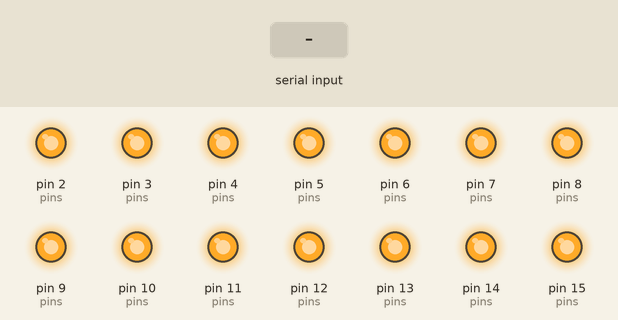
A sketch run on a simulated Arduino Uno, built with avr-gcc and run on an emulated ATmega328P. Shown: output pins drawn as LEDs (lit = HIGH). The test bench sets the inputs (shaded band). What the sketch prints to the serial monitor is not drawn.

Above: at 1.2 s.
1.3 s: "1" received over Serial
At 2.4 s:
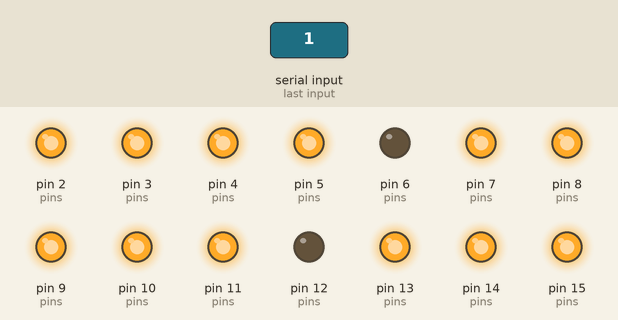
2.8 s: "2" received over Serial
At 3.9 s:
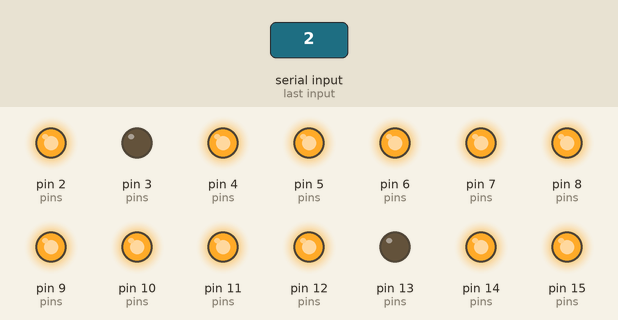
5.8 s: "3" received over Serial
At 7.4 s:
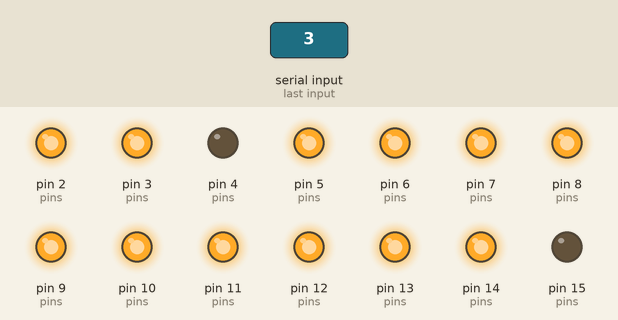
8.8 s: "4" received over Serial
At 9.7 s:
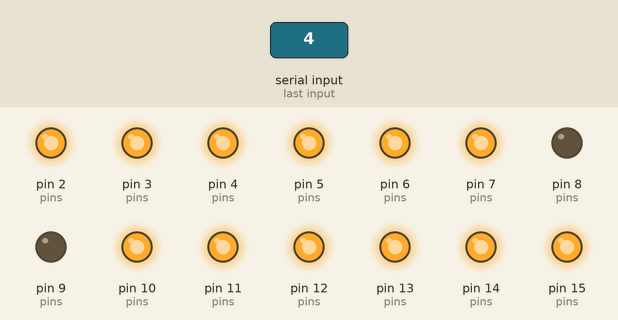
11.8 s: "1" received over Serial
At 12.05 s:
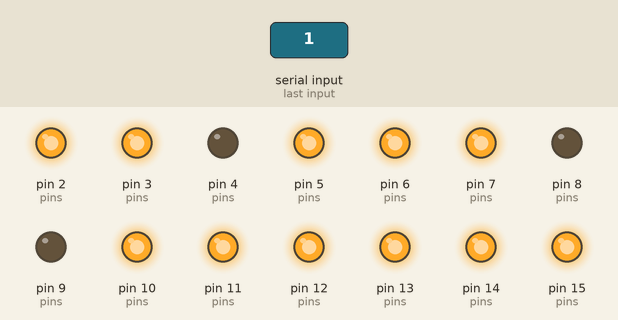
14.8 s: "3" received over Serial
At 15.05 s:
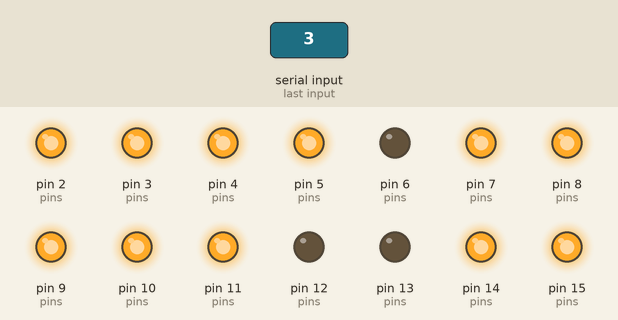
Timing chart, 0 to 17.8 s (numbered marks = the images above; inputs shaded):
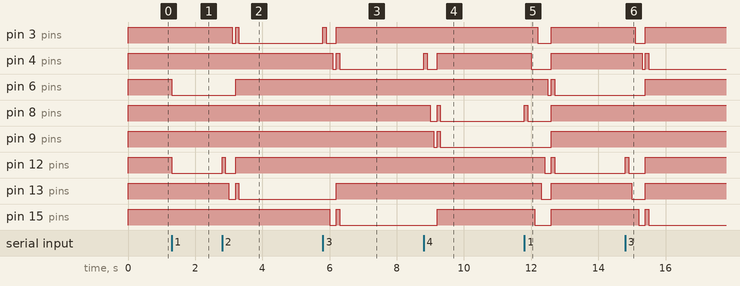

Measured:
- after the input at 1.3 s, pin 6 (pins), pin 12 (pins): HIGH → LOW at once
- after the input at 2.8 s, pin 3 (pins): HIGH → LOW after 0.30 s, → HIGH 0.10 s later, → LOW 0.10 s later; pin 6 (pins): LOW → HIGH after 0.40 s; pin 12 (pins): LOW → HIGH at once, → LOW 0.10 s later, → HIGH 0.30 s later; pin 13 (pins): HIGH → LOW after 0.20 s, → HIGH 0.20 s later, → LOW 0.10 s later
- after the input at 5.8 s, pin 3 (pins): LOW → HIGH at once, → LOW 0.10 s later, → HIGH 0.30 s later; pin 4 (pins): HIGH → LOW after 0.30 s, → HIGH 0.10 s later, → LOW 0.10 s later; pin 13 (pins): LOW → HIGH after 0.40 s; pin 15 (pins): HIGH → LOW after 0.20 s, → HIGH 0.20 s later, → LOW 0.10 s later
- after the input at 8.8 s, pin 4 (pins): LOW → HIGH at once, → LOW 0.10 s later, → HIGH 0.30 s later; pin 8 (pins): HIGH → LOW after 0.20 s, → HIGH 0.20 s later, → LOW 0.10 s later; pin 9 (pins): HIGH → LOW after 0.30 s, → HIGH 0.10 s later, → LOW 0.10 s later; pin 15 (pins): LOW → HIGH after 0.40 s
- after the input at 11.8 s, pin 3 (pins): HIGH → LOW after 0.40 s, → HIGH 0.40 s later; pin 4 (pins): HIGH → LOW after 0.20 s, → HIGH 0.60 s later; pin 6 (pins): HIGH → LOW after 0.70 s, → HIGH 0.10 s later, → LOW 0.10 s later; pin 8 (pins): LOW → HIGH at once, → LOW 0.10 s later, → HIGH 0.70 s later; pin 9 (pins): LOW → HIGH after 0.80 s
- after the input at 14.8 s, pin 3 (pins): HIGH → LOW after 0.30 s, → HIGH 0.30 s later; pin 4 (pins): HIGH → LOW after 0.50 s, → HIGH 0.10 s later, → LOW 0.10 s later; pin 6 (pins): LOW → HIGH after 0.60 s; pin 12 (pins): LOW → HIGH at once, → LOW 0.10 s later, → HIGH 0.50 s later; pin 13 (pins): HIGH → LOW after 0.20 s, → HIGH 0.40 s later

The sketch:

DotMatrix_3.ino
```cpp
#include <SoftwareSerial.h>
//SoftwareSerial se2(0, 1);
#define d 100
int pins[17] = { -1, 10, 11, 12, 13, 14, 15, 16, 17, 2, 3, 4, 5, 6, 7, 8, 9};
int cols[8] = {pins[13], pins[3], pins[4], pins[10], pins[6], pins[11], pins[15], pins[16]};
int rows[8] = {pins[9], pins[14], pins[8], pins[12], pins[1], pins[7], pins[2], pins[5]};
int pre = 0;
char data;
void setup()
{
  // 1~16번 까지의 핀을 출력으로 설정
  for (int i = 1; i <= 16; i++) {
    pinMode(pins[i], OUTPUT);
  }
  for (int i = 0; i < 8; i++) {
    digitalWrite(cols[i], HIGH );
    digitalWrite(rows[i], HIGH);
  }
  Serial.begin(9600);
}

void loop()
{
  if (Serial.available()) {
    data = Serial.read();
    Serial.print(data);
    switch (data)
    {
      case '1' : {
          clear();
          if (pre > 1) {
            for (int i = (pre * 2) - 1; i >= 0; i--) {
              digitalWrite(cols[i], LOW);
              delay(d);
            }
            clear();
            delay(d);
            digitalWrite(cols[0], LOW);
            digitalWrite(cols[1], LOW);
          } else
          {
            digitalWrite(cols[0], LOW);
            digitalWrite(cols[1], LOW);
          }
          pre = 1;
          break;

        }
      case '2' : {
          clear();
          if (pre>2)
          {
            for (int i =(pre*2-1); i > 1; i--) {
              digitalWrite(cols[i], LOW);
              delay(d);
            }
            clear();
            delay(d);
            digitalWrite(cols[2], LOW);
            digitalWrite(cols[3], LOW);
          }else if (pre == 1)
          {
            for (int i = 0; i < 4; i++) {
              digitalWrite(cols[i], LOW);
              delay(d);
            }
            clear();
            delay(d);
            digitalWrite(cols[2], LOW);
            digitalWrite(cols[3], LOW);
          } else if (pre == 2)
          {
            digitalWrite(cols[2], LOW);
            digitalWrite(cols[3], LOW);
          }
          pre = 2;
          break;
        }
      case '3' : {
          clear();
          if (pre == 4)
          {
            for (int i = 7; i > 3; i--) {
              digitalWrite(cols[i], LOW);
              delay(d);
            }
            clear();
            delay(d);
            digitalWrite(cols[4], LOW);
            digitalWrite(cols[5], LOW);
          } else if (pre == 2)
          {
            for (int i = 2; i < 6; i++) {
              digitalWrite(cols[i], LOW);
              delay(d);
            }
            clear();
            delay(d);
            digitalWrite(cols[4], LOW);
            digitalWrite(cols[5], LOW);
          } else if (pre == 1)
          {
            for (int i = 0; i < 6; i++) {
              digitalWrite(cols[i], LOW);
              delay(d);
            }
            clear();
            delay(d);
            digitalWrite(cols[4], LOW);
            digitalWrite(cols[5], LOW);
          } else if (pre == 3)
          {
            digitalWrite(cols[4], LOW);
            digitalWrite(cols[5], LOW);
          }
          pre = 3;
          break;
        }

      case '4' : {
          clear();
          if (pre == 1)
          {
            for (int i = 0; i < 8; i++) {
              digitalWrite(cols[i], LOW);
              delay(d);
            }
            clear();
            delay(d);
            digitalWrite(cols[6], LOW);
            digitalWrite(cols[7], LOW);
          }
          else if (pre == 2)
          {
            for (int i = 2; i < 8; i++) {
              digitalWrite(cols[i], LOW);
              delay(d);
            }
            clear();
            delay(d);
            digitalWrite(cols[6], LOW);
            digitalWrite(cols[7], LOW);
          }
          else if (pre == 3)
          {
            for (int i = 4; i < 8; i++) {
              digitalWrite(cols[i], LOW);
              delay(d);
            }
            clear();
            delay(d);
            digitalWrite(cols[6], LOW);
            digitalWrite(cols[7], LOW);
          } else if (pre == 4)
          {
            digitalWrite(cols[6], LOW);
            digitalWrite(cols[7], LOW);
          }
          pre = 4;
          break;
        }

    }
  }
}
void clear() // 사용자 정의함수 clear 선언
{
  for (int i = 1; i < 9 ; i++) // LED 초기화 for문
  {
    digitalWrite(rows[i], HIGH);
    digitalWrite(cols[i], HIGH);
  }
}
```
